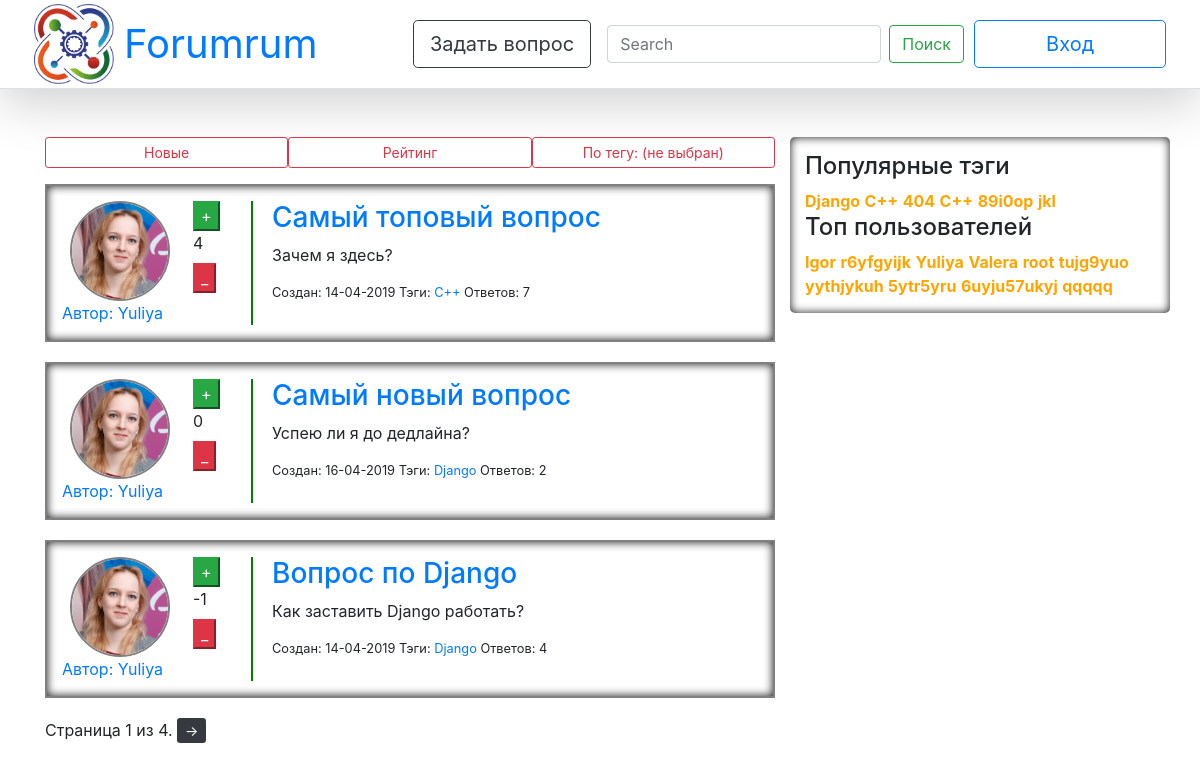
The page / on the database its author committed.
### question/models.py (models this page shows, shortened)
class Question(models.Model):
    author = models.ForeignKey(User, verbose_name="Question's Owner", on_delete=models.CASCADE)
    title = models.CharField(max_length=50, verbose_name="Question's Header")
    text = models.TextField(verbose_name="Question's Content")
    date = models.DateTimeField(default=timezone.now, verbose_name="Question's Date")
    rating = models.IntegerField(default=0, null=False, verbose_name="Question's Rating")
    is_active = models.BooleanField(default=True, verbose_name="Question's Availability")
    tags = models.ManyToManyField(Tag, default=True, related_name='questions', verbose_name="Question's Tags")
    objects = QuestionManager()

class User(AbstractUser):
    upload = models.ImageField(default="default/default_avatar.png", upload_to="uploads/%Y/%m/%d/",
                               verbose_name="User's Avatar")
    registration_date = models.DateTimeField(default=timezone.now, verbose_name="User's Registration Date")
    rating = models.IntegerField(default=0, verbose_name="User's Rating")
    objects = UserManager()
    def __str__(self):
        return self.username

class Tag(models.Model):
    name = models.CharField(max_length=20, default="404", verbose_name="Question's Tag")
    objects = TagManager()
    def __str__(self):
        return self.name

class Answer(models.Model):
    author = models.ForeignKey(User, verbose_name="Answer's Owner", on_delete=models.CASCADE)
    date = models.DateTimeField(default=timezone.now, verbose_name="Answer's Date")
    question = models.ForeignKey(Question, related_name='answers', verbose_name="Answer's Question",
                                 on_delete=models.CASCADE)
    text = models.TextField(verbose_name="Answer's Content")
    rating = models.IntegerField(default=0, null=False, verbose_name="Answer's Rating")
    approved = models.BooleanField(default=False, verbose_name=u"Одобрен автором вопроса")
    objects = AnswerManager()

### question/views.py (the view)
# urls.py: path('', views.home, name='home'),
def home(request):
    mapp = sidebar(request)
    mapp['page_objects'] = paginate(request, Question.objects.all())
    mapp['questions'] = paginate(request, Question.objects.all())
    return render(request, 'home.html', mapp)

### question/managers.py (called while the page is built)
    def by_rating(self):
        return self.order_by('-rating')

    def hottest(self):
        return self.annotate(question_count=Count('questions')).order_by('-question_count')

### question/views.py (called while the page is built)
def sidebar(request):
    tags = Tag.objects.hottest()[:10]
    users = User.objects.by_rating()[:10]
    return {'tags': tags,
            'users': users}

def paginate(request, objects_list):
    paginator = Paginator(objects_list, 3)
    page = request.GET.get('page')
    try:
        objects = paginator.page(page)
    except PageNotAnInteger:
        objects = paginator.page(1)
    except EmptyPage:
        objects = paginator.page(paginator.num_pages)
    return objects

### templates/home.html
{% extends "base.html" %}
{% load static %}
{% block content %}
    <main role="main" class="container">
        <div class="row btn-group-sm mb-3">
            <a href="{% url 'new' %}" class="col-4 btn btn-outline-danger">Новые</a>
            <a href="{% url 'hot' %}" class="col-4 btn btn-outline-danger">Рейтинг</a>
            <a href="" class="col-4 btn btn-outline-danger">По тегу: (не выбран)</a>
        </div>
    </main>
    {% for q in questions %}
        {% include "card.html" %}
    {% endfor %}
    {% block pages %}
        {% include "paginator.html" %}
    {% endblock %}
{% endblock %}

### templates/base.html (shortened to what this page needs)
{% load static %}
<!DOCTYPE html>
<html lang="ru">
<head>
    <link rel="stylesheet" href="{% static "css/bootstrap.min.css" %}">
    <link rel="stylesheet" href="{% static "css/askk.css" %}">
</head>
<body>
{% block navbar %}
    {% include "navbar.html" %}
{% endblock %}
<main role="main" class="container">
    <div class="row">
        <div class="col-8">
            {% block content %}
            {% endblock %}
        </div>
        <div class="col-4 sidebar">
            <h4>Популярные тэги</h4>
            {% for t in tags %}
                <a class="tagss" href="{% url 'tag' t.name %}">{{ t }}</a>
            {% endfor %}
            <h4>Топ пользователей</h4>
            {% for u in users %}
                <a  class="tagss" href="{% url 'profile' u.username %}">{{ u }}</a>
            {% endfor %}
        </div>
    </div>
</main>
</body>
</html>

### templates/card.html
{% block question %}
    <div class="row question">
        <div class="col-2">
            <div class="row">
                <img class="ava" src="{{ MEDIA_URL }}{{ q.author.upload }}" alt="">
            </div>
            <div class="row">
                <a href="{% url 'profile' q.author %}">Автор: {{ q.author }}</a>
            </div>
        </div>
        <div class="col-1">
            <button class="btn-success js-like-question" data-question_id="{{ q.id }}" data-like_type="like">+</button> {% csrf_token %}
            <label>{{ q.rating }}</label>
            <button class="btn-danger js-like-question" data-question_id="{{ q.id }}" data-like_type="dislike">_</button> {% csrf_token %}
        </div>
        <div class="col-8 left_line">
            <div class="row ml-1">
                <h3><a href="{% url 'ans' q.id %}">{{ q.title }}</a></h3>
            </div>
            <div class="row ml-1">
                <p>{{ q.text }}</p>
            </div>
            <div class="row ml-1">
                <p class="small">
                    Создан: {{ q.date|date:"d-m-Y" }}
                    Тэги:
                    {% for qt in q.tags.all %}
                        <a href="{% url 'tag' qt %}">{{ qt }} </a>
                    {% endfor %}
                    Ответов: {{ q.answers.all|length }}
                </p>
            </div>
        </div>
    </div>
{% endblock %}

### static/css/askk.css (style rules this page uses)
.tagss { font-size: 16px; font-weight: bold; color: orange; }
.left_line { border-left-width: 2px; border-left-style: solid; border-color: green; padding-left: 15px; margin-left: 15px; }
.question { box-shadow: inset 0px 0px 10px rgba(0, 0, 0, 0.9); padding: 15px; margin: 0px 0px 20px 0px; border: 2px solid gray; }
.ava { padding: 0px; position: relative; width: 100px; height: 100px; border: 2px solid gray; border-radius: 50%; margin-right: auto; margin-left: auto; }
html { position: relative; min-height: 100%; }
body { margin-bottom: 60px; }
.sidebar { box-shadow: inset 0px 0px 10px rgba(0, 0, 0, 0.9); border-radius: 5px; padding: 15px; height: 80%; }
body > .container { padding: 0px 15px 0; }

### rows shown on the page
Question: author.upload (picture), author "Yuliya", rating "4", title "Самый топовый вопрос", text "Зачем я здесь?", date "14-04-2019", answers.all|length "7"
Tag: name "C++"
Question: author.upload (picture), author "Yuliya", rating "0", title "Самый новый вопрос", text "Успею ли я до дедлайна?", date "16-04-2019", answers.all|length "2"
Tag: name "Django"
Question: author.upload (picture), author "Yuliya", rating "-1", title "Вопрос по Django", text "Как заставить Django работать?", date "14-04-2019", answers.all|length "4"
Tag: name "С++"
Tag: name "404"
Tag: name "89i0op"
Tag: name "jkl"
User: username "Igor"
User: username "r6yfgyijk"
User: username "Yuliya"
User: username "Valera"
User: username "root"
User: username "tujg9yuo"
User: username "yythjykuh"
User: username "5ytr5yru"
User: username "6uyju57ukyj"
User: username "qqqqq"

### other values the page prints
{{ page_objects.number }} "1"
{{ page_objects.paginator.num_pages }} "4"
